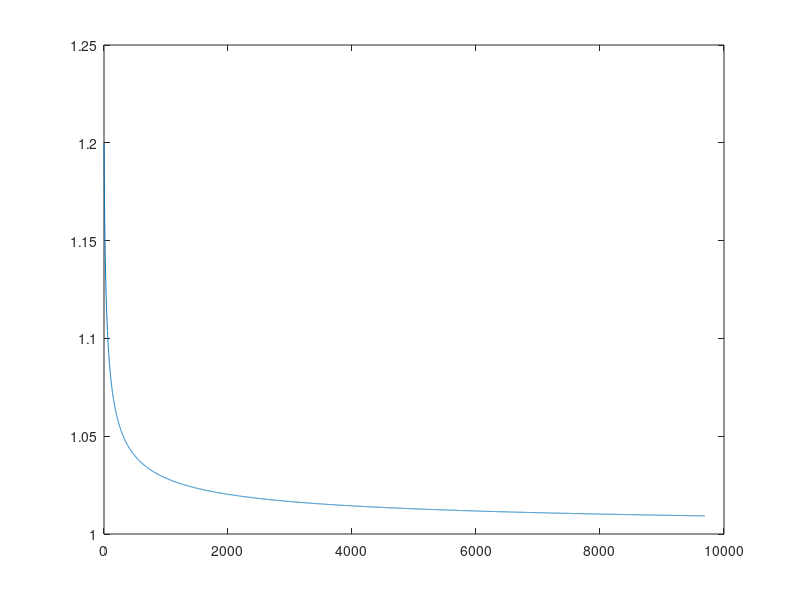

The MATLAB script that drew this image:

%{
Aslan Oztreves
HW3
Machine Learning
Matthew Burlick
%}

% clear all variables
clear all;

%Initialize variables

position = 0;
learningRate = 0.3;
difference = 1;
counter = 0;
%We don't know the size so we can't allocate
IvsX = [];
IvsG = [];
%Calculations until limit = 2.^-21

while(difference > 2.^-21)
    temp = position;
    position = position - learningRate*4*((position-1).^3);
    difference = abs(position - temp);
    %"Intelligiently"
    if(learningRate * 4 * ((temp-1).^3) * learningRate * 4 * ((position-1).^3) < 0)
        learningRate = learningRate./2;
    end
    tempIvt = [counter,position];
    tempIvg = [counter,(position-1).^4];
    
    IvsX = [IvsX;tempIvt];
    IvsG = [IvsG;tempIvg];
    
    counter = counter + 1;
end


%plot(IvsG(:,1),IvsG(:,2)); %Iteration vs g(x)
plot(IvsX(:,1),IvsX(:,2)); %Iteration vs x